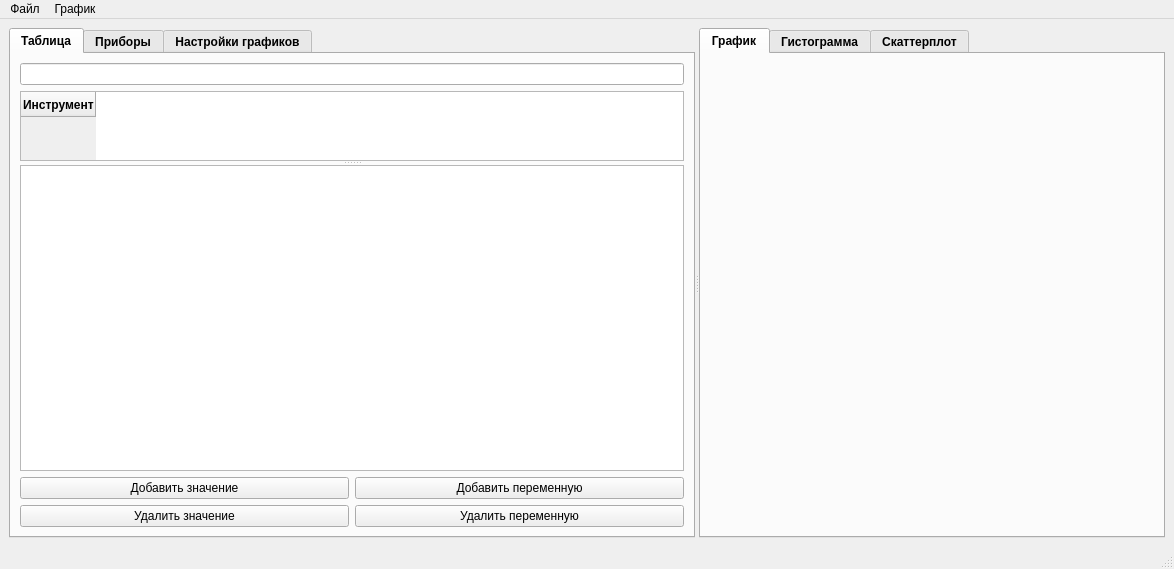
<?xml version="1.0" encoding="UTF-8"?>
<ui version="4.0">
 <class>MainWindow</class>
 <widget class="QMainWindow" name="MainWindow">
  <property name="geometry">
   <rect>
    <x>0</x>
    <y>0</y>
    <width>1174</width>
    <height>569</height>
   </rect>
  </property>
  <property name="windowTitle">
   <string>Bestik</string>
  </property>
  <property name="windowIcon">
   <iconset resource="resources.qrc">
    <normaloff>:/recources/window_icon.png</normaloff>:/recources/window_icon.png</iconset>
  </property>
  <property name="styleSheet">
   <string notr="true"/>
  </property>
  <widget class="QWidget" name="centralwidget">
   <layout class="QVBoxLayout" name="verticalLayout_2">
    <item>
     <widget class="QSplitter" name="splitter">
      <property name="sizePolicy">
       <sizepolicy hsizetype="Preferred" vsizetype="Preferred">
        <horstretch>0</horstretch>
        <verstretch>0</verstretch>
       </sizepolicy>
      </property>
      <property name="orientation">
       <enum>Qt::Horizontal</enum>
      </property>
      <widget class="QWidget" name="layoutWidget">
       <layout class="QVBoxLayout" name="verticalLayout">
        <item>
         <widget class="QTabWidget" name="tabMain">
          <property name="font">
           <font>
            <bold>true</bold>
           </font>
          </property>
          <property name="toolTip">
           <string>&lt;html&gt;&lt;head/&gt;&lt;body&gt;&lt;p&gt;&lt;br/&gt;&lt;/p&gt;&lt;/body&gt;&lt;/html&gt;</string>
          </property>
          <property name="currentIndex">
           <number>0</number>
          </property>
          <widget class="QWidget" name="table">
           <attribute name="title">
            <string>Таблица</string>
           </attribute>
           <layout class="QVBoxLayout" name="verticalLayout_3">
            <item>
             <widget class="QLineEdit" name="formula"/>
            </item>
            <item>
             <widget class="QSplitter" name="splitter_2">
              <property name="orientation">
               <enum>Qt::Vertical</enum>
              </property>
              <widget class="QTableWidget" name="variableInstrumentsTable">
               <property name="sizePolicy">
                <sizepolicy hsizetype="Expanding" vsizetype="Preferred">
                 <horstretch>0</horstretch>
                 <verstretch>1</verstretch>
                </sizepolicy>
               </property>
               <property name="verticalScrollBarPolicy">
                <enum>Qt::ScrollBarAlwaysOff</enum>
               </property>
               <property name="horizontalScrollBarPolicy">
                <enum>Qt::ScrollBarAsNeeded</enum>
               </property>
               <property name="rowCount">
                <number>1</number>
               </property>
               <property name="columnCount">
                <number>0</number>
               </property>
               <attribute name="horizontalHeaderStretchLastSection">
                <bool>true</bool>
               </attribute>
               <attribute name="verticalHeaderVisible">
                <bool>true</bool>
               </attribute>
               <attribute name="verticalHeaderDefaultSectionSize">
                <number>25</number>
               </attribute>
               <row>
                <property name="text">
                 <string>Инструмент</string>
                </property>
               </row>
              </widget>
              <widget class="QTableView" name="tableWidget">
               <property name="sizePolicy">
                <sizepolicy hsizetype="Expanding" vsizetype="Expanding">
                 <horstretch>0</horstretch>
                 <verstretch>10</verstretch>
                </sizepolicy>
               </property>
              </widget>
             </widget>
            </item>
            <item>
             <layout class="QGridLayout" name="gridLayout">
              <item row="1" column="2">
               <widget class="QPushButton" name="removeColumnButton">
                <property name="font">
                 <font>
                  <bold>false</bold>
                 </font>
                </property>
                <property name="text">
                 <string>Удалить переменную</string>
                </property>
               </widget>
              </item>
              <item row="0" column="2">
               <widget class="QPushButton" name="addColumnButton">
                <property name="font">
                 <font>
                  <bold>false</bold>
                 </font>
                </property>
                <property name="text">
                 <string>Добавить переменную</string>
                </property>
               </widget>
              </item>
              <item row="1" column="0">
               <widget class="QPushButton" name="removeRowButton">
                <property name="font">
                 <font>
                  <bold>false</bold>
                 </font>
                </property>
                <property name="text">
                 <string>Удалить значение</string>
                </property>
               </widget>
              </item>
              <item row="0" column="0">
               <widget class="QPushButton" name="addRowButton">
                <property name="font">
                 <font>
                  <bold>false</bold>
                 </font>
                </property>
                <property name="text">
                 <string>Добавить значение</string>
                </property>
               </widget>
              </item>
             </layout>
            </item>
           </layout>
          </widget>
          <widget class="QWidget" name="instruments">
           <attribute name="title">
            <string>Приборы</string>
           </attribute>
           <layout class="QGridLayout" name="gridLayout_5">
            <item row="1" column="0">
             <widget class="QPushButton" name="pushButton">
              <property name="font">
               <font>
                <bold>false</bold>
               </font>
              </property>
              <property name="text">
               <string>Добавить</string>
              </property>
             </widget>
            </item>
            <item row="1" column="1">
             <widget class="QPushButton" name="pushButton_2">
              <property name="font">
               <font>
                <bold>false</bold>
               </font>
              </property>
              <property name="text">
               <string>Удалить</string>
              </property>
             </widget>
            </item>
            <item row="0" column="0" colspan="2">
             <widget class="QTableWidget" name="instrumentsTable">
              <property name="font">
               <font>
                <bold>false</bold>
               </font>
              </property>
              <property name="columnCount">
               <number>3</number>
              </property>
              <attribute name="horizontalHeaderVisible">
               <bool>true</bool>
              </attribute>
              <attribute name="horizontalHeaderCascadingSectionResizes">
               <bool>true</bool>
              </attribute>
              <attribute name="horizontalHeaderHighlightSections">
               <bool>true</bool>
              </attribute>
              <attribute name="horizontalHeaderShowSortIndicator" stdset="0">
               <bool>false</bool>
              </attribute>
              <attribute name="horizontalHeaderStretchLastSection">
               <bool>true</bool>
              </attribute>
              <attribute name="verticalHeaderVisible">
               <bool>false</bool>
              </attribute>
              <column>
               <property name="text">
                <string>Прибор</string>
               </property>
               <property name="font">
                <font>
                 <pointsize>9</pointsize>
                 <bold>true</bold>
                </font>
               </property>
              </column>
              <column>
               <property name="text">
                <string>Тип ошибки</string>
               </property>
               <property name="font">
                <font>
                 <bold>true</bold>
                </font>
               </property>
              </column>
              <column>
               <property name="text">
                <string>Погрешность</string>
               </property>
               <property name="font">
                <font>
                 <bold>true</bold>
                </font>
               </property>
              </column>
             </widget>
            </item>
           </layout>
          </widget>
          <widget class="QWidget" name="tab">
           <attribute name="title">
            <string>Настройки графиков</string>
           </attribute>
           <layout class="QVBoxLayout" name="verticalLayout_4">
            <item>
             <widget class="QTabWidget" name="tabPlotSettings">
              <property name="currentIndex">
               <number>2</number>
              </property>
              <property name="documentMode">
               <bool>false</bool>
              </property>
              <widget class="QWidget" name="tab_2">
               <attribute name="title">
                <string>График</string>
               </attribute>
               <layout class="QVBoxLayout" name="verticalLayout_5">
                <item>
                 <layout class="QFormLayout" name="formLayout_1">
                  <item row="0" column="0">
                   <widget class="QLabel" name="label_xAxis">
                    <property name="font">
                     <font>
                      <bold>true</bold>
                     </font>
                    </property>
                    <property name="text">
                     <string>Название оси X:</string>
                    </property>
                   </widget>
                  </item>
                  <item row="0" column="1">
                   <widget class="QLineEdit" name="lineEdit_xAxisLabel">
                    <property name="maximumSize">
                     <size>
                      <width>300</width>
                      <height>16777215</height>
                     </size>
                    </property>
                    <property name="font">
                     <font>
                      <bold>false</bold>
                     </font>
                    </property>
                   </widget>
                  </item>
                  <item row="1" column="0">
                   <widget class="QLabel" name="label_yAxis">
                    <property name="font">
                     <font>
                      <bold>true</bold>
                     </font>
                    </property>
                    <property name="text">
                     <string>Название оси Y:</string>
                    </property>
                   </widget>
                  </item>
                  <item row="1" column="1">
                   <widget class="QLineEdit" name="lineEdit_yAxisLabel">
                    <property name="maximumSize">
                     <size>
                      <width>300</width>
                      <height>16777215</height>
                     </size>
                    </property>
                    <property name="font">
                     <font>
                      <bold>false</bold>
                     </font>
                    </property>
                   </widget>
                  </item>
                 </layout>
                </item>
                <item>
                 <widget class="QTableWidget" name="tableWidget_2">
                  <property name="font">
                   <font>
                    <bold>false</bold>
                   </font>
                  </property>
                  <property name="rowCount">
                   <number>0</number>
                  </property>
                  <property name="columnCount">
                   <number>6</number>
                  </property>
                  <attribute name="horizontalHeaderStretchLastSection">
                   <bool>true</bool>
                  </attribute>
                  <attribute name="verticalHeaderVisible">
                   <bool>true</bool>
                  </attribute>
                  <column>
                   <property name="text">
                    <string>Отрисовка</string>
                   </property>
                   <property name="font">
                    <font>
                     <bold>true</bold>
                    </font>
                   </property>
                  </column>
                  <column>
                   <property name="text">
                    <string>Тип линийи</string>
                   </property>
                   <property name="font">
                    <font>
                     <bold>true</bold>
                    </font>
                   </property>
                  </column>
                  <column>
                   <property name="text">
                    <string>Ширина</string>
                   </property>
                   <property name="font">
                    <font>
                     <bold>true</bold>
                    </font>
                   </property>
                  </column>
                  <column>
                   <property name="text">
                    <string>Тип точки</string>
                   </property>
                   <property name="font">
                    <font>
                     <bold>true</bold>
                    </font>
                   </property>
                  </column>
                  <column>
                   <property name="text">
                    <string>Размер точки</string>
                   </property>
                   <property name="font">
                    <font>
                     <bold>true</bold>
                    </font>
                   </property>
                  </column>
                  <column>
                   <property name="text">
                    <string>Цвет</string>
                   </property>
                   <property name="font">
                    <font>
                     <bold>true</bold>
                    </font>
                   </property>
                  </column>
                 </widget>
                </item>
               </layout>
              </widget>
              <widget class="QWidget" name="tab_3">
               <attribute name="title">
                <string>Гистограмма</string>
               </attribute>
               <layout class="QVBoxLayout" name="verticalLayout_6">
                <item>
                 <layout class="QFormLayout" name="formLayout_2">
                  <item row="0" column="0">
                   <widget class="QLabel" name="label_xAxis_hist">
                    <property name="font">
                     <font>
                      <bold>true</bold>
                     </font>
                    </property>
                    <property name="text">
                     <string>Название оси X:</string>
                    </property>
                   </widget>
                  </item>
                  <item row="0" column="1">
                   <widget class="QLineEdit" name="lineEdit_xAxisLabel_hist">
                    <property name="maximumSize">
                     <size>
                      <width>300</width>
                      <height>16777215</height>
                     </size>
                    </property>
                    <property name="font">
                     <font>
                      <bold>false</bold>
                     </font>
                    </property>
                   </widget>
                  </item>
                  <item row="1" column="0">
                   <widget class="QLabel" name="label_yAxis_hist">
                    <property name="font">
                     <font>
                      <bold>true</bold>
                     </font>
                    </property>
                    <property name="text">
                     <string>Название оси Y:</string>
                    </property>
                   </widget>
                  </item>
                  <item row="1" column="1">
                   <widget class="QLineEdit" name="lineEdit_yAxisLabel_hist">
                    <property name="maximumSize">
                     <size>
                      <width>300</width>
                      <height>16777215</height>
                     </size>
                    </property>
                    <property name="font">
                     <font>
                      <bold>false</bold>
                     </font>
                    </property>
                   </widget>
                  </item>
                 </layout>
                </item>
                <item>
                 <widget class="QTableWidget" name="tableWidget_5">
                  <property name="font">
                   <font>
                    <bold>false</bold>
                   </font>
                  </property>
                  <property name="wordWrap">
                   <bool>true</bool>
                  </property>
                  <property name="columnCount">
                   <number>3</number>
                  </property>
                  <attribute name="horizontalHeaderStretchLastSection">
                   <bool>true</bool>
                  </attribute>
                  <attribute name="verticalHeaderVisible">
                   <bool>true</bool>
                  </attribute>
                  <column>
                   <property name="text">
                    <string>Отрисовка</string>
                   </property>
                   <property name="font">
                    <font>
                     <bold>true</bold>
                    </font>
                   </property>
                  </column>
                  <column>
                   <property name="text">
                    <string>Интервал</string>
                   </property>
                   <property name="font">
                    <font>
                     <bold>true</bold>
                    </font>
                   </property>
                  </column>
                  <column>
                   <property name="text">
                    <string>Цвет</string>
                   </property>
                   <property name="font">
                    <font>
                     <bold>true</bold>
                    </font>
                   </property>
                  </column>
                 </widget>
                </item>
               </layout>
              </widget>
              <widget class="QWidget" name="tab_4">
               <attribute name="title">
                <string>Скаттерплот</string>
               </attribute>
               <layout class="QVBoxLayout" name="verticalLayout_7">
                <item>
                 <layout class="QFormLayout" name="formLayout_3">
                  <item row="0" column="0">
                   <widget class="QLabel" name="label_xAxis_scatter">
                    <property name="font">
                     <font>
                      <bold>true</bold>
                     </font>
                    </property>
                    <property name="text">
                     <string>Название оси X:</string>
                    </property>
                   </widget>
                  </item>
                  <item row="0" column="1">
                   <widget class="QLineEdit" name="lineEdit_xAxisLabel_scatter">
                    <property name="maximumSize">
                     <size>
                      <width>300</width>
                      <height>16777215</height>
                     </size>
                    </property>
                    <property name="font">
                     <font>
                      <bold>false</bold>
                     </font>
                    </property>
                   </widget>
                  </item>
                  <item row="1" column="0">
                   <widget class="QLabel" name="label_yAxis_scatter">
                    <property name="font">
                     <font>
                      <bold>true</bold>
                     </font>
                    </property>
                    <property name="text">
                     <string>Название оси Y:</string>
                    </property>
                   </widget>
                  </item>
                  <item row="1" column="1">
                   <widget class="QLineEdit" name="lineEdit_yAxisLabel_scatter">
                    <property name="maximumSize">
                     <size>
                      <width>300</width>
                      <height>16777215</height>
                     </size>
                    </property>
                    <property name="font">
                     <font>
                      <bold>false</bold>
                     </font>
                    </property>
                   </widget>
                  </item>
                 </layout>
                </item>
                <item>
                 <widget class="QTableWidget" name="tableWidget_4">
                  <property name="font">
                   <font>
                    <bold>false</bold>
                   </font>
                  </property>
                  <property name="columnCount">
                   <number>4</number>
                  </property>
                  <attribute name="horizontalHeaderStretchLastSection">
                   <bool>true</bool>
                  </attribute>
                  <attribute name="verticalHeaderVisible">
                   <bool>true</bool>
                  </attribute>
                  <column>
                   <property name="text">
                    <string>Отрисовка</string>
                   </property>
                   <property name="font">
                    <font>
                     <bold>true</bold>
                    </font>
                   </property>
                  </column>
                  <column>
                   <property name="text">
                    <string>Размер точки</string>
                   </property>
                   <property name="font">
                    <font>
                     <bold>true</bold>
                    </font>
                   </property>
                  </column>
                  <column>
                   <property name="text">
                    <string>Тип точки</string>
                   </property>
                   <property name="font">
                    <font>
                     <bold>true</bold>
                    </font>
                   </property>
                  </column>
                  <column>
                   <property name="text">
                    <string>Цвет</string>
                   </property>
                   <property name="font">
                    <font>
                     <bold>true</bold>
                    </font>
                   </property>
                  </column>
                 </widget>
                </item>
               </layout>
              </widget>
             </widget>
            </item>
           </layout>
          </widget>
         </widget>
        </item>
       </layout>
      </widget>
      <widget class="QTabWidget" name="tabPlot">
       <property name="font">
        <font>
         <bold>true</bold>
        </font>
       </property>
       <property name="currentIndex">
        <number>0</number>
       </property>
       <widget class="QWidget" name="line_tab">
        <attribute name="title">
         <string>График</string>
        </attribute>
        <layout class="QGridLayout" name="gridLayout_2">
         <item row="0" column="0">
          <widget class="QCustomPlot" name="linePlot" native="true"/>
         </item>
        </layout>
       </widget>
       <widget class="QWidget" name="hist_tab">
        <attribute name="title">
         <string>Гистограмма</string>
        </attribute>
        <layout class="QGridLayout" name="gridLayout_3">
         <item row="0" column="0">
          <widget class="QCustomPlot" name="histogram" native="true"/>
         </item>
        </layout>
       </widget>
       <widget class="QWidget" name="scat_tab">
        <attribute name="title">
         <string>Скаттерплот</string>
        </attribute>
        <layout class="QGridLayout" name="gridLayout_4">
         <item row="0" column="0">
          <widget class="QCustomPlot" name="scatterPlot" native="true"/>
         </item>
        </layout>
       </widget>
      </widget>
     </widget>
    </item>
   </layout>
  </widget>
  <widget class="QMenuBar" name="menubar">
   <property name="geometry">
    <rect>
     <x>0</x>
     <y>0</y>
     <width>1174</width>
     <height>25</height>
    </rect>
   </property>
   <widget class="QMenu" name="Menu">
    <property name="title">
     <string>Файл</string>
    </property>
    <addaction name="import_CSV"/>
    <addaction name="action_CSV"/>
    <addaction name="action_3"/>
   </widget>
   <widget class="QMenu" name="menu">
    <property name="title">
     <string>График</string>
    </property>
    <addaction name="action_4"/>
    <addaction name="action_5"/>
   </widget>
   <addaction name="Menu"/>
   <addaction name="menu"/>
  </widget>
  <widget class="QStatusBar" name="statusbar"/>
  <action name="action">
   <property name="text">
    <string>меню</string>
   </property>
  </action>
  <action name="action_2">
   <property name="text">
    <string>Файл</string>
   </property>
  </action>
  <action name="import_CSV">
   <property name="text">
    <string>Импорт CSV</string>
   </property>
  </action>
  <action name="export_CSV">
   <property name="text">
    <string>Экспорт CSV</string>
   </property>
  </action>
  <action name="action_ODF">
   <property name="text">
    <string>Создать отчет</string>
   </property>
   <property name="toolTip">
    <string>Экспорт в ODF</string>
   </property>
  </action>
  <action name="action_CSV">
   <property name="text">
    <string>Экспорт CSV</string>
   </property>
  </action>
  <action name="action_3">
   <property name="text">
    <string>Создать отчет</string>
   </property>
  </action>
  <action name="action_4">
   <property name="text">
    <string>Добавить</string>
   </property>
  </action>
  <action name="action_5">
   <property name="text">
    <string>Удалить</string>
   </property>
  </action>
 </widget>
 <customwidgets>
  <customwidget>
   <class>QCustomPlot</class>
   <extends>QWidget</extends>
   <header>qcustomplot.h</header>
   <container>1</container>
  </customwidget>
 </customwidgets>
 <resources>
  <include location="resources.qrc"/>
 </resources>
 <connections/>
</ui>
